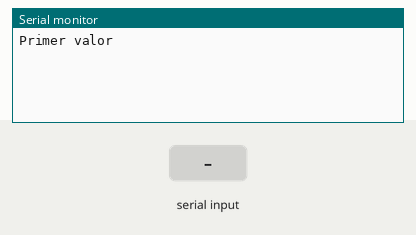
Recording of a sketch running on a simulated Arduino Uno, built with avr-gcc and run on an emulated ATmega328P. Shown: the last lines printed to the serial monitor. The test bench sets the inputs (shaded band).

Above: at 1.2 s.
1.3 s: "90,45,200\n" received over Serial
At 2.4 s:
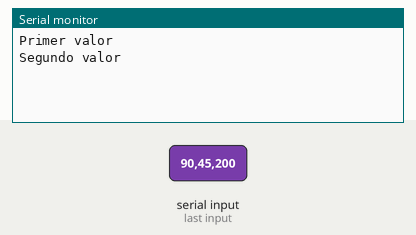
3.0 s: "30,150,10\n" received over Serial
At 4.0 s:
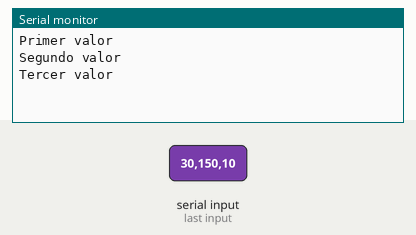
4.6 s: "90,45\n" received over Serial
At 5.6 s:
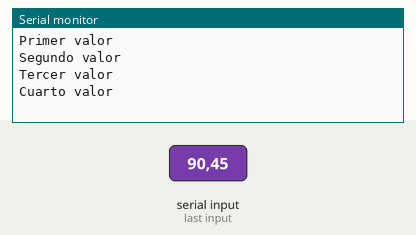
6.2 s: "30,150\n" received over Serial
At 7.2 s:
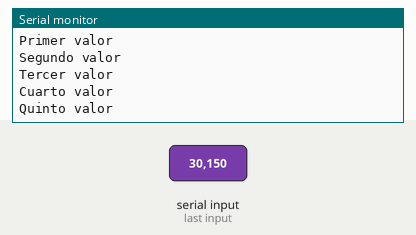
7.8 s: "90,45,200,10\n" received over Serial
At 8.9 s:
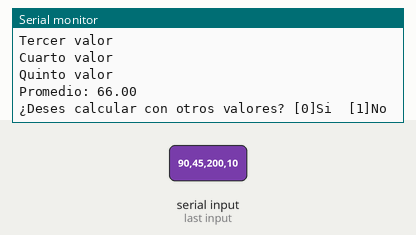
9.5 s: "1\n" received over Serial
At 10.4 s:
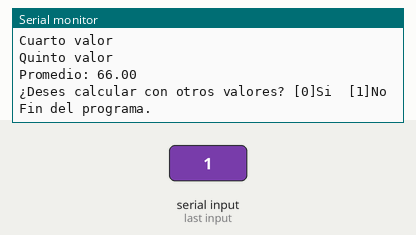

Measured:
- after the input at 1.3 s, the serial monitor: prints a new line after 0.21 s (image 1)
- after the input at 3.0 s, the serial monitor: prints a new line after 0.12 s (image 2)
- after the input at 4.6 s, the serial monitor: prints a new line after 0.13 s (image 3)
- after the input at 6.2 s, the serial monitor: prints a new line after 0.14 s (image 4)
- after the input at 7.8 s, the serial monitor: prints a new line after 0.15 s (image 5)
- after the input at 9.5 s, the serial monitor: prints a new line after 0.06 s (image 6)

The sketch:

E_04_Promedio.ino
```cpp
void setup() {
  // put your setup code here, to run once:
  Serial.begin(9600);
  Serial.setTimeout(10);

}
int estado = 0;
float v1;
float v2;
float v3;
float v4;
float v5;
void loop() {
  // put your main code here, to run repeatedly:
  if (estado == 0){
    Serial.println("Primer valor");
    estado = estado + 1;
  }
  else if (estado == 1){
    if (Serial.available() > 0){
      float v = Serial.readString().toFloat();
      v1 = v;
      estado++;
    }
  }
  else if (estado == 2){
    Serial.println("Segundo valor");
    estado = estado + 1;
  }
  else if (estado == 3){
    if (Serial.available() > 0){
      float v = Serial.readString().toFloat();
      v2 = v;
      estado++;
    }
  }
  else if (estado == 4){
    Serial.println("Tercer valor");
    estado = estado + 1;
  }
  else if (estado == 5){
    if (Serial.available() > 0){
      float v = Serial.readString().toFloat();
      v3 = v;
      estado++;
    }
  }
  else if (estado == 6){
    Serial.println("Cuarto valor");
    estado = estado + 1;
  }
  else if (estado == 7){
    if (Serial.available() > 0){
      float v = Serial.readString().toFloat();
      v4 = v;
      estado++;
    }
  }
  else if (estado == 8){
  Serial.println("Quinto valor");
    estado = estado + 1;
  }
  else if (estado == 9){
    if (Serial.available() > 0){
      float v = Serial.readString().toFloat();
      v5 = v;
      estado++;
    }
  }
  else if (estado == 10){
    float promedio = (v1 + v2 + v3 + v4 + v5) / 5;
    Serial.println("Promedio: " + String(promedio));
    estado++;
  }
  else if (estado == 11){
    Serial.println("¿Deses calcular con otros valores? [0]Si  [1]No");
    estado++;
  }
  else if (estado == 12){
    if (Serial.available() > 0){
      int v = Serial.readString().toInt();
      if (v == 0){
        estado = 0;
      } else if(v==1){
        Serial.println("Fin del programa.");
        estado++;
      }
    }
  }
  delay(100);
}
```
